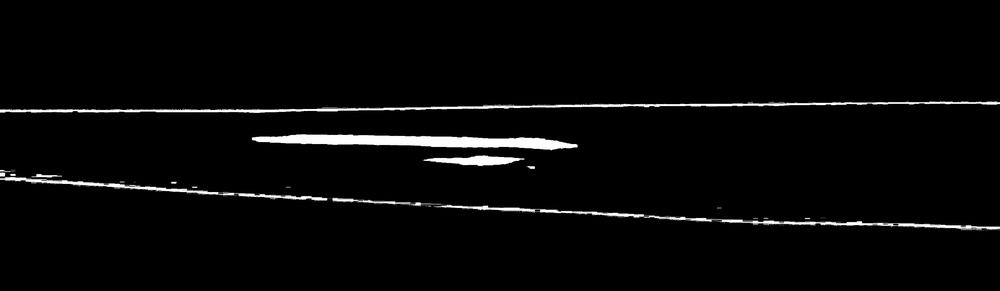
#> input picture projek_pdc/rld_mask/blb/DSC_0367.JPG, 1000 x 291 px, shrunk from 3081 x 897 before the run, found by its file name
$ python test-grayscaling.py
#> lines starting #> are read from the running program, lines starting #| are printed output that depends on the picture
import matplotlib.pyplot as plt
import cv2

sample = r'DSC_0367.JPG'
img_read_as_grayscale = cv2.imread(sample, cv2.IMREAD_GRAYSCALE)
#> img_read_as_grayscale is the input picture: shape (291, 1000); min 0, max 255, mean 7.5
img_read_as_color = cv2.imread(sample, cv2.IMREAD_COLOR)
img_RGB_to_grayscale = cv2.cvtColor(img_read_as_color, cv2.COLOR_RGB2GRAY)
img_BGR_to_grayscale = cv2.cvtColor(img_read_as_color, cv2.COLOR_BGR2GRAY)
plt.imshow(img_read_as_grayscale)
plt.title('img_read_as_grayscale')
plt.show()
plt.imshow(img_read_as_color)
plt.title('img_read_as_color')
plt.show()
plt.imshow(img_RGB_to_grayscale)
plt.title('img_RGB_to_grayscale')
plt.show()
plt.imshow(img_BGR_to_grayscale)
plt.title('img_BGR_to_grayscale')
plt.show()

channel_avg_div_separately = img_read_as_color[:,:,0]/3+img_read_as_color[:,:,1]/3+img_read_as_color[:,:,2]/3
channel_avg_div_together = (img_read_as_color[:,:,0]+img_read_as_color[:,:,1]+img_read_as_color[:,:,2])/3
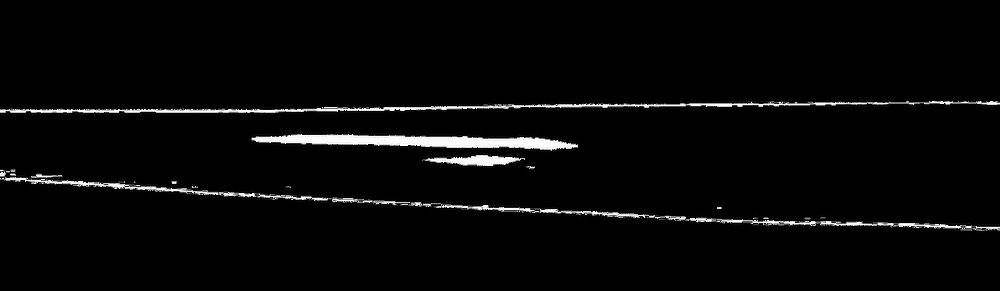
#> channel_avg_div_together: shape (291, 1000) float64; min 0, max 85, mean 2.6; drawn with min black and max white
channel_sum = img_read_as_color[:,:,0]+img_read_as_color[:,:,1]+img_read_as_color[:,:,2]
plt.imshow(channel_avg_div_separately)
plt.title('channel_avg_div_separately')
plt.show()
plt.imshow(channel_avg_div_together)
plt.title('channel_avg_div_together')
plt.show()
plt.imshow(channel_sum)
plt.title('channel_sum')
plt.show()
